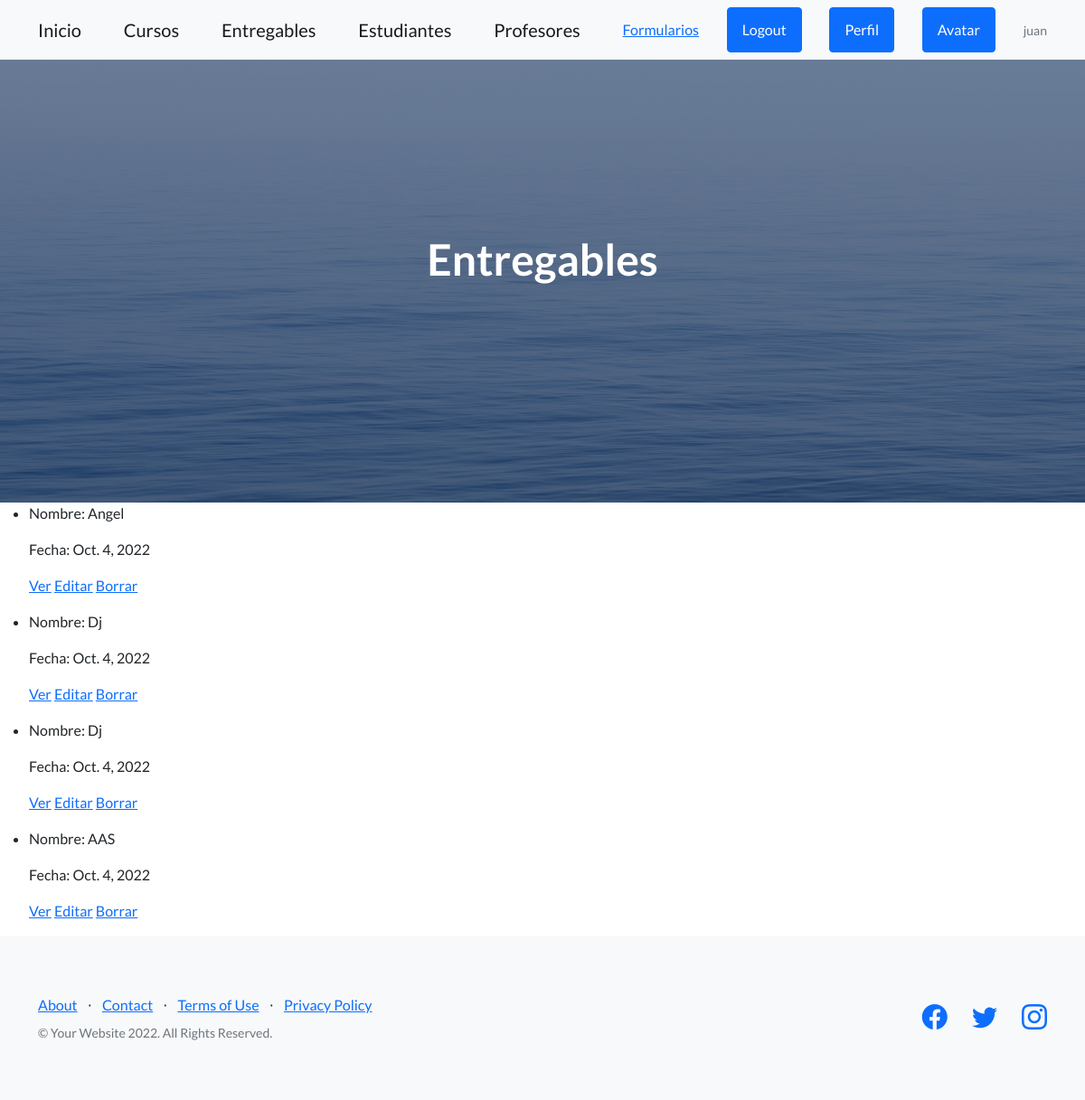
The app's page /AppWeb/listEntregable (signed in), older data.
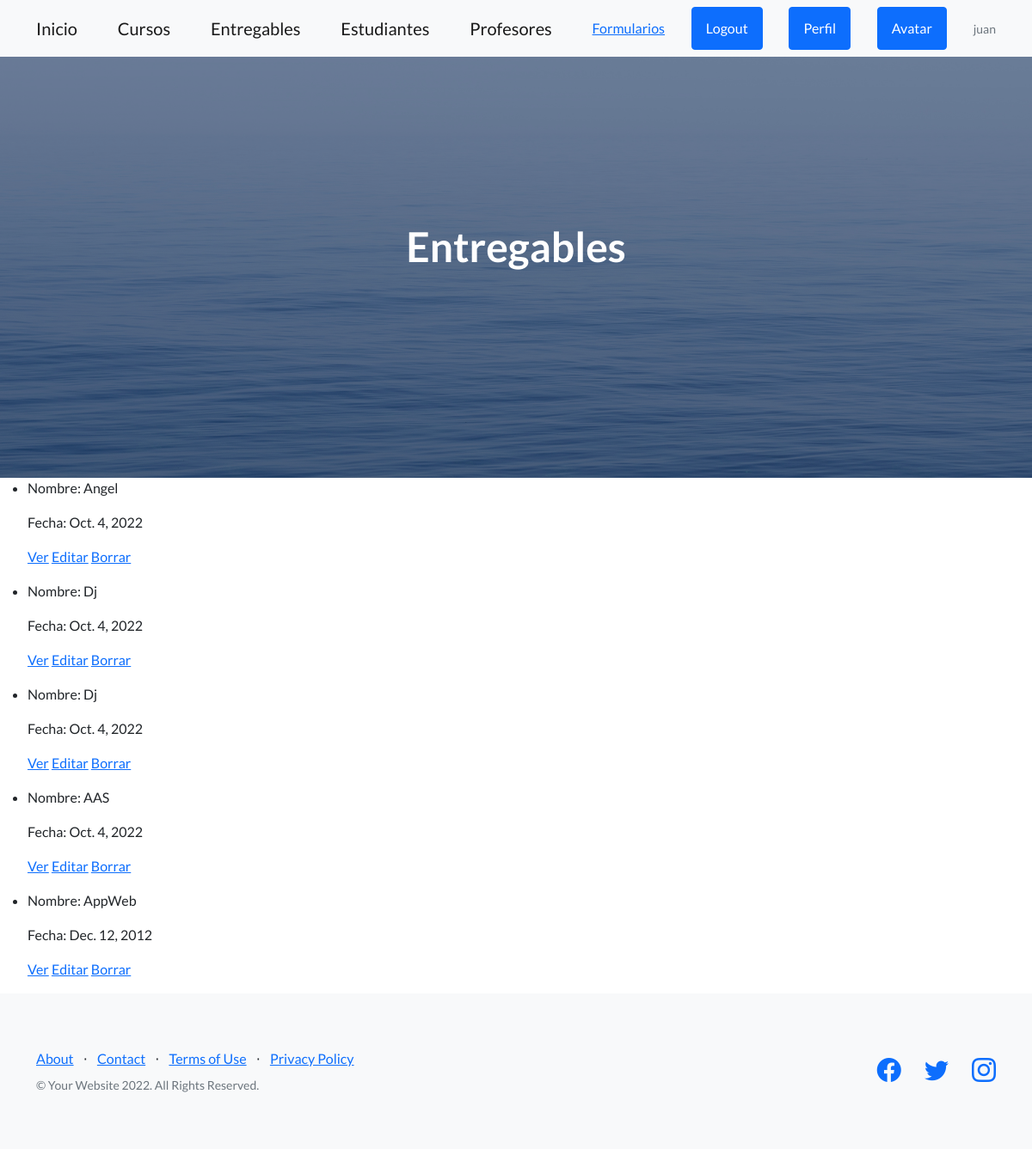
The same page, newer data.
### AppWeb/models.py (models this page shows, shortened)
class Entregable(models.Model):
    nombre = models.CharField(max_length=40)
    fecha_de_entrega = models.DateField(null=True)
    entregado = models.BooleanField(default=False)

### AppWeb/views.py (the view)
# urls.py: path("listEntregable", ListEntregable.as_view(), name="listEntregable"),
class ListEntregable(LoginRequiredMixin, ListView):
    model = Entregable
    template_name = "AppWeb/listEntregables.html"

### AppWeb/templates/AppWeb/listEntregables.html (shortened to what this page needs)
{% extends "AppWeb/padre.html" %}
{% load static %}
{% block contenidoQueCambia %}
<header class="masthead">
    <div class="container position-relative">
        <div class="row justify-content-center">
            <div class="col-xl-6">
                <div class="text-center text-white">
                    <h1 class="mb-5">Entregables</h1>
                </div>
            </div>
        </div>
    </div>
</header>
<ul>
    {% for entregable in object_list %}
    <li>
        <p>Nombre: {{entregable.nombre}}</p>
        <p>Fecha: {{entregable.fecha_de_entrega}}</p>
        <p>
            <a href="{% url 'detailEntregable' entregable.id %}">Ver</a>
            <a href="{% url 'entregableEditar' entregable.id %}">Editar</a>
            <a href="{% url 'entregableDelete' entregable.id %}">Borrar</a>
        </p>
    </li>
    {% endfor %}
</ul>
{% endblock %}

Row changes from the older to the newer data that the page shows:
added Entregable: nombre "AppWeb", fecha_de_entrega "Dec. 12, 2012"
